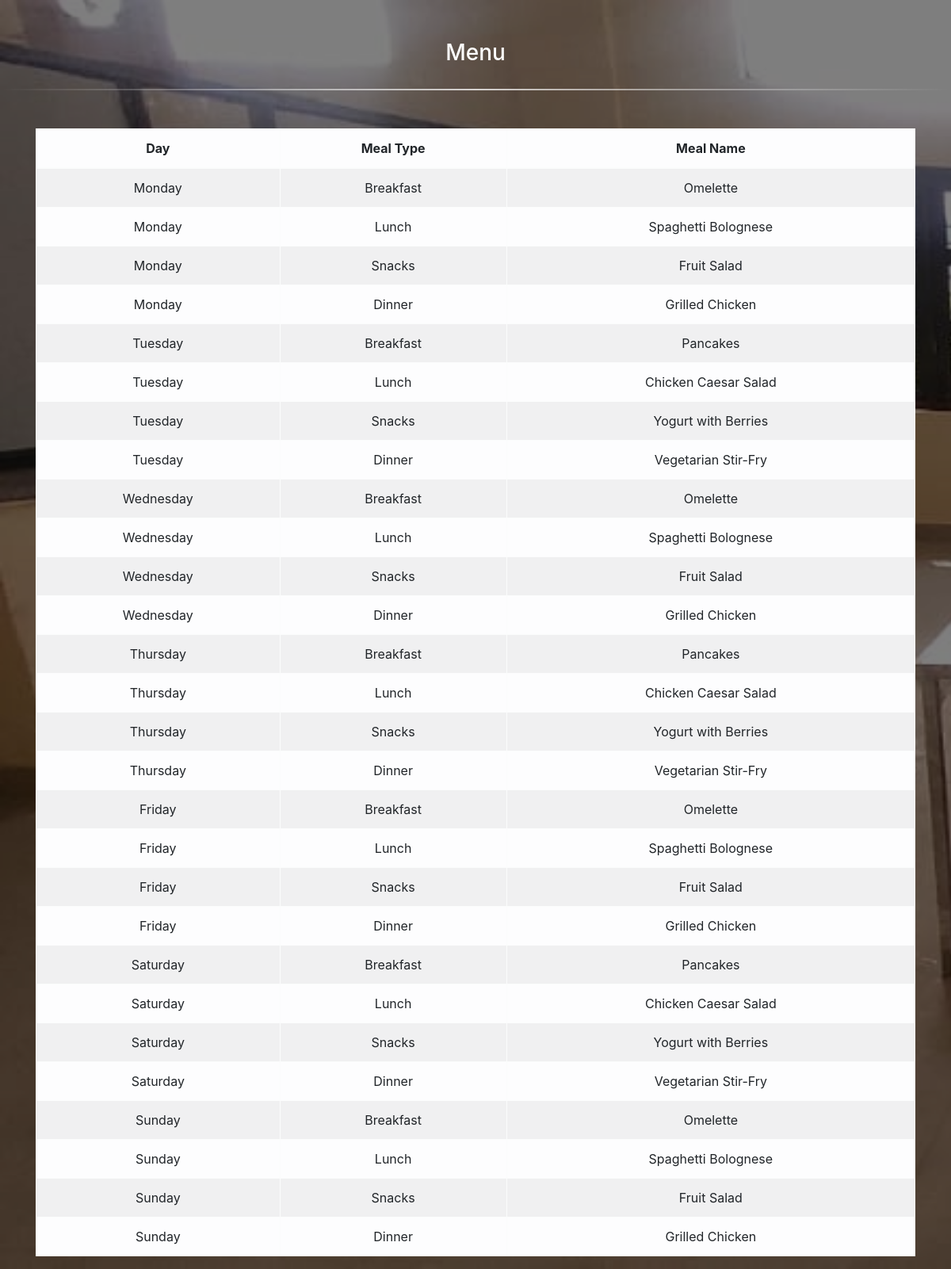
Page /view_menu.php on the committed database.
### tables this page shows
CREATE TABLE `menu` (
  `meal_id` int(11) NOT NULL,
  `day` varchar(10) DEFAULT NULL,
  `meal_type` varchar(255) DEFAULT NULL,
  `meal_name` varchar(255) DEFAULT NULL,
  `avg_rating` decimal(3,2) DEFAULT 0.00
);

### view_menu.php (the view, shortened to what this page needs)
<?php
include("config.php");
$menu_query = "SELECT * FROM menu";
$menu_result = mysqli_query($conn, $menu_query);
?>
<!doctype html>
<html lang="en">
<head>
    <link rel="stylesheet" href="https://stackpath.bootstrapcdn.com/bootstrap/4.3.1/css/bootstrap.min.css">
</head>
<body>
<div class="container" style="margin-top: 50px;">
    <div class="row justify-content-center">
        <div class="col-md-8">
            <h3 class="text-center">Menu</h3>
        </div>
    </div>
</div>
<hr>
<div class="container mt-5">
    <div class="row">
        <div class="col-md-12 mx-auto text-center">
            <table class="table table-bordered table-striped table-light">
                <thead>
                <tr>
                    <th>Day</th>
                    <th>Meal Type</th>
                    <th>Meal Name</th>
                </tr>
                </thead>
                <tbody>
                <?php
                while ($row = mysqli_fetch_assoc($menu_result)) {
                    echo "<tr>";
                    echo "<td>" . $row['day'] . "</td>";
                    echo "<td>" . $row['meal_type'] . "</td>";
                    echo "<td>" . $row['meal_name'] . "</td>";
                    echo "</tr>";
                }
                ?>
                </tbody>
            </table>
        </div>
    </div>
</div>
</body>
</html>

### view_menu.php (style rules this page uses)
body { background-image: url('mess.jpeg'); background-size: cover; background-repeat: no-repeat; background-attachment: fixed; color: white; }
body::before { content: ""; position: fixed; top: 0; left: 0; width: 100%; height: 100%; background: rgba(0, 0, 0, 0.5); z-index: -1; }
.container { margin-top: 50px; }
hr { border: 0; height: 2px; background: linear-gradient(to right, rgba(255,255,255,0), rgba(255,255,255,0.75), rgba(255,255,255,0)); margin: 20px 0; }

### rows in the picture
menu: day "Monday", meal_type "Breakfast", meal_name "Omelette"
menu: day "Monday", meal_type "Lunch", meal_name "Spaghetti Bolognese"
menu: day "Monday", meal_type "Snacks", meal_name "Fruit Salad"
menu: day "Monday", meal_type "Dinner", meal_name "Grilled Chicken"
menu: day "Tuesday", meal_type "Breakfast", meal_name "Pancakes"
menu: day "Tuesday", meal_type "Lunch", meal_name "Chicken Caesar Salad"
menu: day "Tuesday", meal_type "Snacks", meal_name "Yogurt with Berries"
menu: day "Tuesday", meal_type "Dinner", meal_name "Vegetarian Stir-Fry"
menu: day "Wednesday", meal_type "Breakfast", meal_name "Omelette"
menu: day "Wednesday", meal_type "Lunch", meal_name "Spaghetti Bolognese"
menu: day "Wednesday", meal_type "Snacks", meal_name "Fruit Salad"
menu: day "Wednesday", meal_type "Dinner", meal_name "Grilled Chicken"
menu: day "Thursday", meal_type "Breakfast", meal_name "Pancakes"
menu: day "Thursday", meal_type "Lunch", meal_name "Chicken Caesar Salad"
menu: day "Thursday", meal_type "Snacks", meal_name "Yogurt with Berries"
menu: day "Thursday", meal_type "Dinner", meal_name "Vegetarian Stir-Fry"
menu: day "Friday", meal_type "Breakfast", meal_name "Omelette"
menu: day "Friday", meal_type "Lunch", meal_name "Spaghetti Bolognese"
menu: day "Friday", meal_type "Snacks", meal_name "Fruit Salad"
menu: day "Friday", meal_type "Dinner", meal_name "Grilled Chicken"
menu: day "Saturday", meal_type "Breakfast", meal_name "Pancakes"
menu: day "Saturday", meal_type "Lunch", meal_name "Chicken Caesar Salad"
menu: day "Saturday", meal_type "Snacks", meal_name "Yogurt with Berries"
menu: day "Saturday", meal_type "Dinner", meal_name "Vegetarian Stir-Fry"
menu: day "Sunday", meal_type "Breakfast", meal_name "Omelette"
menu: day "Sunday", meal_type "Lunch", meal_name "Spaghetti Bolognese"
menu: day "Sunday", meal_type "Snacks", meal_name "Fruit Salad"
menu: day "Sunday", meal_type "Dinner", meal_name "Grilled Chicken"
